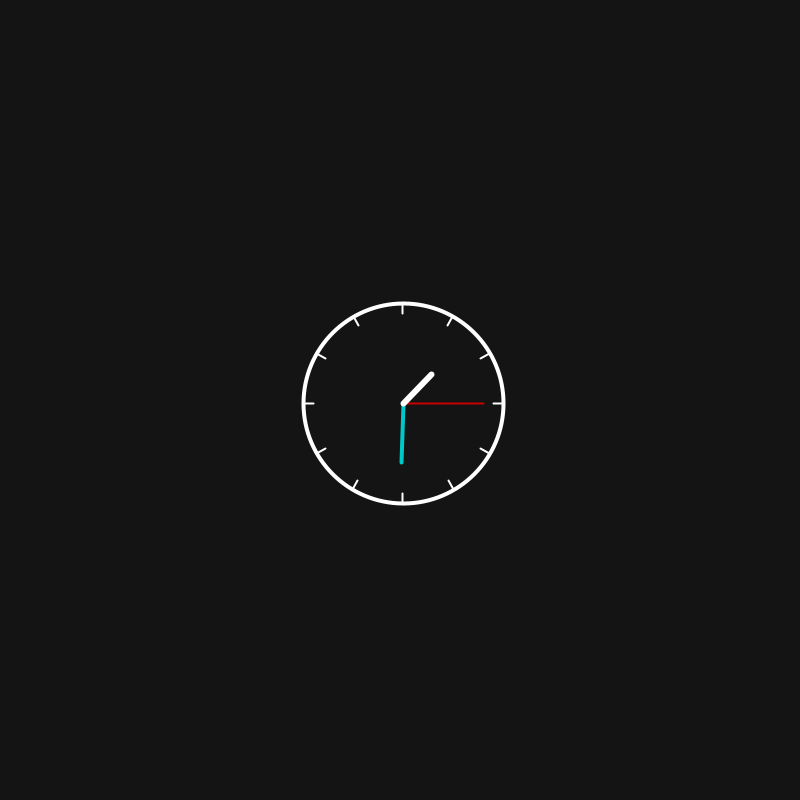
Frame 1 (no input)
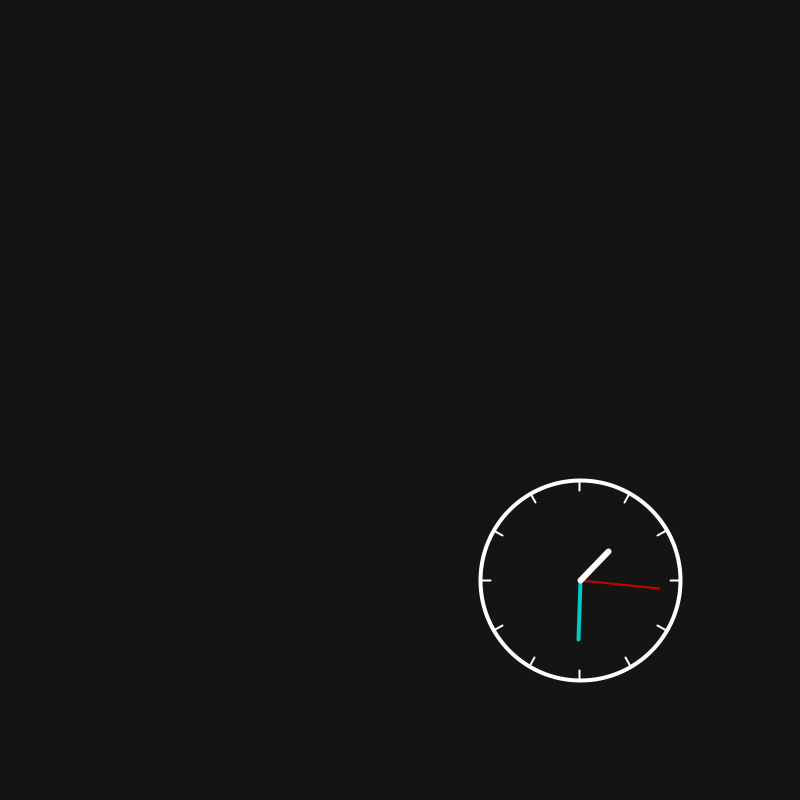
Frame 60 (the mouse pressed at the canvas centre just before this capture)
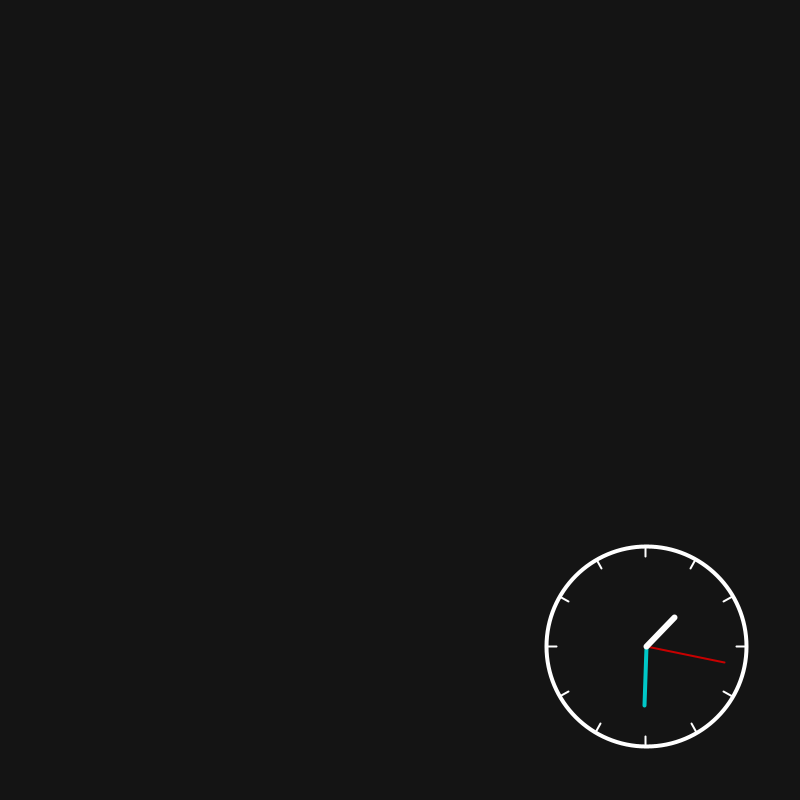
Frame 120 (the mouse held since frame 60 and released just before this capture)

The Processing sketch that drew these frames (run headless with seeded random() and noise(); from frame 60 on, the mouse is pressed at the canvas centre):

// Processing sketch: Ahmed_Salem
// ── Ahmed_Salem.pde
float clockRadius = 100; // Radius of the clock
boolean clockPaused = false; // Tracks if the clock is paused
int spaceBarCount = 0; // Space bar press counter
final int MAX_PRESSES = 2; // Press limit before reset

// Clock position and movement
float clockX, clockY;
float velocityX = 3, velocityY = 3;

// Saved hand positions when paused
float pausedSecond, pausedMinute, pausedHour;

void setup() {
  size(800, 800); 
  clockX = width / 2;
  clockY = height / 2;
}

void draw() {
  background(20);

  if (!clockPaused) {
    // Update clock position
    clockX += velocityX;
    clockY += velocityY;

    // Bounce off edges
    if (clockX - clockRadius < 0 || clockX + clockRadius > width) {
      velocityX *= -1;
    }
    if (clockY - clockRadius < 0 || clockY + clockRadius > height) {
      velocityY *= -1;
    }
  }

  translate(clockX, clockY);
  drawClockFace();
  drawClockHands();
}

void drawClockFace() {
  noFill();
  stroke(255);
  strokeWeight(4);
  ellipse(0, 0, clockRadius * 2, clockRadius * 2);

  // Hour markers
  for (int i = 0; i < 12; i++) {
    float angle = map(i, 0, 12, 0, TWO_PI) - HALF_PI;
    float innerX = cos(angle) * (clockRadius - 10);
    float innerY = sin(angle) * (clockRadius - 10);
    float outerX = cos(angle) * clockRadius;
    float outerY = sin(angle) * clockRadius;
    strokeWeight(2);
    line(innerX, innerY, outerX, outerY);
  }
}

void drawClockHands() {
  float currentSecond = second();
  float currentMinute = minute() + currentSecond / 60.0;
  float currentHour = hour() % 12 + currentMinute / 60.0;

  if (clockPaused) {
    currentSecond = pausedSecond;
    currentMinute = pausedMinute;
    currentHour = pausedHour;
  } else {
    pausedSecond = currentSecond;
    pausedMinute = currentMinute;
    pausedHour = currentHour;
  }

  // Second hand
  stroke(200, 0, 0);
  strokeWeight(2);
  float secAngle = map(currentSecond, 0, 60, 0, TWO_PI) - HALF_PI;
  line(0, 0, cos(secAngle) * (clockRadius - 20), sin(secAngle) * (clockRadius - 20));

  // Minute hand
  stroke(0, 200, 200);
  strokeWeight(4);
  float minAngle = map(currentMinute, 0, 60, 0, TWO_PI) - HALF_PI;
  line(0, 0, cos(minAngle) * (clockRadius - 40), sin(minAngle) * (clockRadius - 40));

  // Hour hand
  stroke(255);
  strokeWeight(6);
  float hourAngle = map(currentHour, 0, 12, 0, TWO_PI) - HALF_PI;
  line(0, 0, cos(hourAngle) * (clockRadius - 60), sin(hourAngle) * (clockRadius - 60));
}

void keyPressed() {
  if (key == ' ') {
    clockPaused = !clockPaused;

    if (!clockPaused) {
      spaceBarCount++;
      if (spaceBarCount >= MAX_PRESSES) {
        clockRadius = 100; // Reset radius
        spaceBarCount = 0; // Reset counter
      } else {
        clockRadius *= 2; // Increase radius
      }
    }
  }
}
